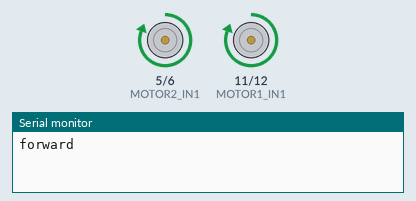
Recording of a sketch running on a simulated Arduino Uno, built with avr-gcc and run on an emulated ATmega328P. Parts: motor-driver pin pairs drawn as motors (green arrow = first pin HIGH = forward, orange = second pin HIGH = backward, longer = more drive), the last lines printed to the serial monitor.

Above: at 0.1 s.
At 1.1 s:
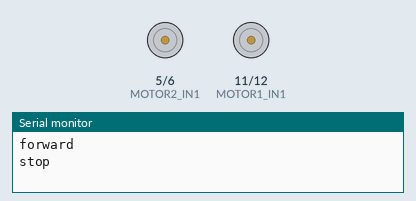
Timing chart, 0 to 2.6 s (numbered marks = the images above):
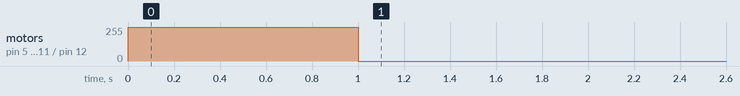

The sketch:

aduino_motor.ino
```cpp
#define MOTOR1_IN1 11
#define MOTOR1_IN2 12
#define MOTOR2_IN1 5
#define MOTOR2_IN2 6

void setup() {
    pinMode(MOTOR1_IN1, OUTPUT);
    pinMode(MOTOR1_IN2, OUTPUT);
    pinMode(MOTOR2_IN1, OUTPUT);
    pinMode(MOTOR2_IN2, OUTPUT);

    Serial.begin(9600);
}

void motor1Forward() {
    digitalWrite(MOTOR1_IN1, HIGH);
    digitalWrite(MOTOR1_IN2, LOW);
}

void motor1Backward() {
    digitalWrite(MOTOR1_IN1, LOW);
    digitalWrite(MOTOR1_IN2, HIGH);
}

void motor2Forward() {
    digitalWrite(MOTOR2_IN1, HIGH);
    digitalWrite(MOTOR2_IN2, LOW);
}

void motor2Backward() {
    digitalWrite(MOTOR2_IN1, LOW);
    digitalWrite(MOTOR2_IN2, HIGH);
}

void stopMotors() {
    digitalWrite(MOTOR1_IN1, LOW);
    digitalWrite(MOTOR1_IN2, LOW);
    digitalWrite(MOTOR2_IN1, LOW);
    digitalWrite(MOTOR2_IN2, LOW);
}

void loop() {
    Serial.println("forward");
    motor1Forward();
    motor2Forward();
    delay(1000); // 1s

    Serial.println("stop");
    stopMotors();
    delay(3*60*60*1000); // 3*60*60*1000s

    Serial.println("backward");
    motor1Backward();
    motor2Backward();
    delay(1000); // 1s

    Serial.println("stop");
    stopMotors();
    delay(3*60*60*1000); // 3*60*60*1000s
}
```

Measured:
- by itself, motor on pin 5 (MOTOR2_IN1) / pin 6 (MOTOR2_IN2), motor on pin 11 (MOTOR1_IN1) / pin 12 (MOTOR1_IN2): stopped → forward 255/255 at 0.00 s, → stopped 1.0 s later
